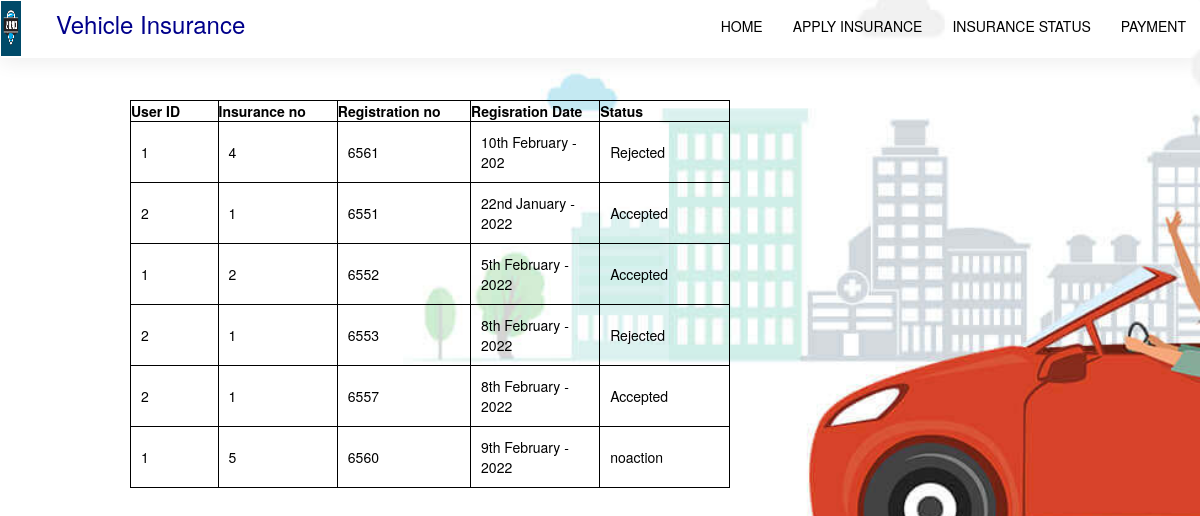
Page /ulog4.php (signed in) on the committed database.
### tables this page shows
CREATE TABLE `registration` (
  `reg_id` int(9) NOT NULL,
  `reg_no` int(9) DEFAULT NULL,
  `reg_date` varchar(20) DEFAULT NULL,
  `reg_status` varchar(20) DEFAULT NULL,
  `ino` int(9) DEFAULT NULL,
  `u_id` int(10) DEFAULT NULL
);

### ulog4.php (the view, shortened to what this page needs)
<!DOCTYPE html>
<html lang="en">
<head>
    <link rel="stylesheet" type="text/css" href="style2.css">
     <link rel="stylesheet" href="https://maxcdn.bootstrapcdn.com/bootstrap/3.4.1/css/bootstrap.min.css">
</head>
<body>
    <header class="header">
        <?php
        include 'usernavbar.php';
        ?>
       <div class="container">
        <br><br><br><br><br>
        <table class="center" border="2" style="border-color:black;width:50%;">
        <tr>
        <th>User ID</th>
        <th>Insurance no</th>
        <th>Registration no</th>
        <th>Regisration Date</th>
        <th>Status</th>
        </tr>
<?php error_reporting($level = null);
include('config.php');
$sqll="select * from registration";
$res=$conn->query($sqll);
$i=1;
while($row=$res->fetch_assoc())
{
$reg_no=$row['reg_no'];
$reg_date=$row['reg_date'];
$reg_status=$row['reg_status'];
$ino=$row['ino'];
$u_id=$row['u_id'];
echo '<tr>
<td>'.$u_id.'</td>
<td>'.$ino.'</td>
<td>'.$reg_no.'</td>
<td>'.$reg_date.'</td>
<td>'.$reg_status.'</td>
</tr>';$i++;
    }
?>
</table>
</div>
</body>

### style2.css (style rules this page uses)
* { margin: 0; padding: 0; }
.header { height: 100vh; }
.center { position: absolute; top: 100px; margin-left: 100px; color: black; }

### ulog4.php (style rules this page uses)
body { background-image: url("image5.jpg"); background-size: cover; background-position: center; background-repeat: no-repeat ; }
table, tr, td { border: 1px solid black; width: 600px; }
tr, td { padding: 10px; }

### rows in the picture
registration: u "1", ino "4", reg_no "6561", reg_date "10th February - 202", reg_status "Rejected"
registration: u "2", ino "1", reg_no "6551", reg_date "22nd January - 2022", reg_status "Accepted"
registration: u "1", ino "2", reg_no "6552", reg_date "5th February - 2022", reg_status "Accepted"
registration: u "2", ino "1", reg_no "6553", reg_date "8th February - 2022", reg_status "Rejected"
registration: u "2", ino "1", reg_no "6557", reg_date "8th February - 2022", reg_status "Accepted"
registration: u "1", ino "5", reg_no "6560", reg_date "9th February - 2022", reg_status "noaction"
